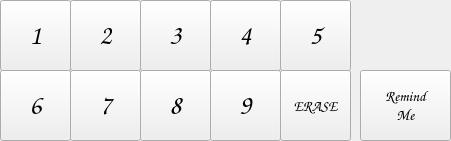
   <widget class="QWidget" name="bottomButtons" native="true">
    <property name="geometry">
     <rect>
      <x>130</x>
      <y>490</y>
      <width>451</width>
      <height>141</height>
     </rect>
    </property>
    <widget class="QPushButton" name="tipButton_1">
     <property name="geometry">
      <rect>
       <x>0</x>
       <y>0</y>
       <width>71</width>
       <height>71</height>
      </rect>
     </property>
     <property name="font">
      <font>
       <family>Comic Sans MS</family>
       <pointsize>20</pointsize>
       <italic>false</italic>
      </font>
     </property>
     <property name="text">
      <string>1</string>
     </property>
    </widget>
    <widget class="QPushButton" name="tipButton_2">
     <property name="geometry">
      <rect>
       <x>70</x>
       <y>0</y>
       <width>71</width>
       <height>71</height>
      </rect>
     </property>
     <property name="font">
      <font>
       <family>Comic Sans MS</family>
       <pointsize>20</pointsize>
       <italic>false</italic>
      </font>
     </property>
     <property name="text">
      <string>2</string>
     </property>
    </widget>
    <widget class="QPushButton" name="tipButton_3">
     <property name="geometry">
      <rect>
       <x>140</x>
       <y>0</y>
       <width>71</width>
       <height>71</height>
      </rect>
     </property>
     <property name="font">
      <font>
       <family>Comic Sans MS</family>
       <pointsize>20</pointsize>
       <italic>false</italic>
      </font>
     </property>
     <property name="text">
      <string>3</string>
     </property>
    </widget>
    <widget class="QPushButton" name="tipButton_4">
     <property name="geometry">
      <rect>
       <x>210</x>
       <y>0</y>
       <width>71</width>
       <height>71</height>
      </rect>
     </property>
     <property name="font">
      <font>
       <family>Comic Sans MS</family>
       <pointsize>20</pointsize>
       <italic>false</italic>
      </font>
     </property>
     <property name="text">
      <string>4</string>
     </property>
    </widget>
    <widget class="QPushButton" name="tipButton_5">
     <property name="geometry">
      <rect>
       <x>280</x>
       <y>0</y>
       <width>71</width>
       <height>71</height>
      </rect>
     </property>
     <property name="font">
      <font>
       <family>Comic Sans MS</family>
       <pointsize>20</pointsize>
       <italic>false</italic>
      </font>
     </property>
     <property name="text">
      <string>5</string>
     </property>
    </widget>
    <widget class="QPushButton" name="tipButton_6">
     <property name="geometry">
      <rect>
       <x>0</x>
       <y>70</y>
       <width>71</width>
       <height>71</height>
      </rect>
     </property>
     <property name="font">
      <font>
       <family>Comic Sans MS</family>
       <pointsize>20</pointsize>
       <italic>false</italic>
      </font>
     </property>
     <property name="text">
      <string>6</string>
     </property>
    </widget>
    <widget class="QPushButton" name="tipButton_7">
     <property name="geometry">
      <rect>
       <x>70</x>
       <y>70</y>
       <width>71</width>
       <height>71</height>
      </rect>
     </property>
     <property name="font">
      <font>
       <family>Comic Sans MS</family>
       <pointsize>20</pointsize>
       <italic>false</italic>
      </font>
     </property>
     <property name="text">
      <string>7</string>
     </property>
    </widget>
    <widget class="QPushButton" name="tipButton_8">
     <property name="geometry">
      <rect>
       <x>140</x>
       <y>70</y>
       <width>71</width>
       <height>71</height>
      </rect>
     </property>
     <property name="font">
      <font>
       <family>Comic Sans MS</family>
       <pointsize>20</pointsize>
       <italic>false</italic>
      </font>
     </property>
     <property name="text">
      <string>8</string>
     </property>
    </widget>
    <widget class="QPushButton" name="tipButton_9">
     <property name="geometry">
      <rect>
       <x>210</x>
       <y>70</y>
       <width>71</width>
       <height>71</height>
      </rect>
     </property>
     <property name="font">
      <font>
       <family>Comic Sans MS</family>
       <pointsize>20</pointsize>
       <italic>false</italic>
      </font>
     </property>
     <property name="text">
      <string>9</string>
     </property>
    </widget>
    <widget class="QPushButton" name="erase">
     <property name="geometry">
      <rect>
       <x>280</x>
       <y>70</y>
       <width>71</width>
       <height>71</height>
      </rect>
     </property>
     <property name="font">
      <font>
       <family>Comic Sans MS</family>
       <pointsize>11</pointsize>
      </font>
     </property>
     <property name="text">
      <string>ERASE</string>
     </property>
    </widget>
    <widget class="QPushButton" name="remindMe">
     <property name="geometry">
      <rect>
       <x>360</x>
       <y>70</y>
       <width>91</width>
       <height>71</height>
      </rect>
     </property>
     <property name="font">
      <font>
       <family>Comic Sans MS</family>
       <pointsize>11</pointsize>
      </font>
     </property>
     <property name="text">
      <string>Remind
Me</string>
     </property>
    </widget>
   </widget>
